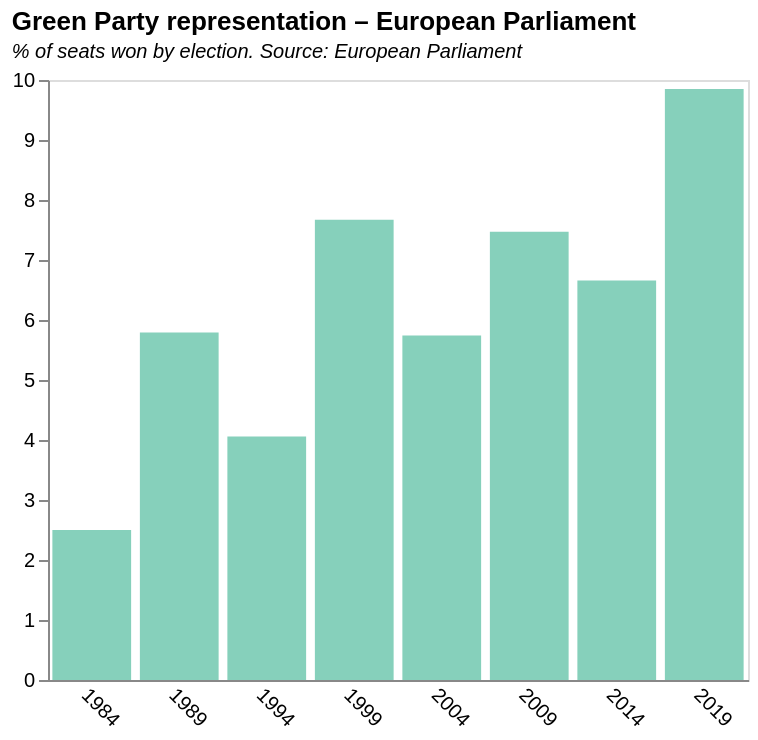

The specification (Vega-Lite) saved for this image:
### Vega-Lite specification from a JSON file in a GitHub repository (floating-point values rounded to 4 significant figures)
{"$schema": "https://vega.github.io/schema/vega-lite/v5.json", "title": {"text": "Green Party representation – European Parliament ", "subtitle": "% of seats won by election. Source: European Parliament", "subtitleFontStyle": "italic", "subtitleFontSize": 10, "anchor": "start", "color": "black"}, "data": {"values": [{"Time": "1984", "Value": 2.5}, {"Time": "1989", "Value": 5.79}, {"Time": "1994", "Value": 4.06}, {"Time": "1999", "Value": 7.67}, {"Time": "2004", "Value": 5.74}, {"Time": "2009", "Value": 7.47}, {"Time": "2014", "Value": 6.66}, {"Time": "2019", "Value": 9.85}]}, "height": 300, "width": 350, "mark": {"type": "bar", "color": "#86d0bb"}, "encoding": {"x": {"field": "Time", "type": "nominal", "axis": {"title": null, "grid": false, "ticks": false, "labelAngle": 45}}, "y": {"field": "Value", "type": "quantitative", "title": "", "axis": {"grid": false}}}}
